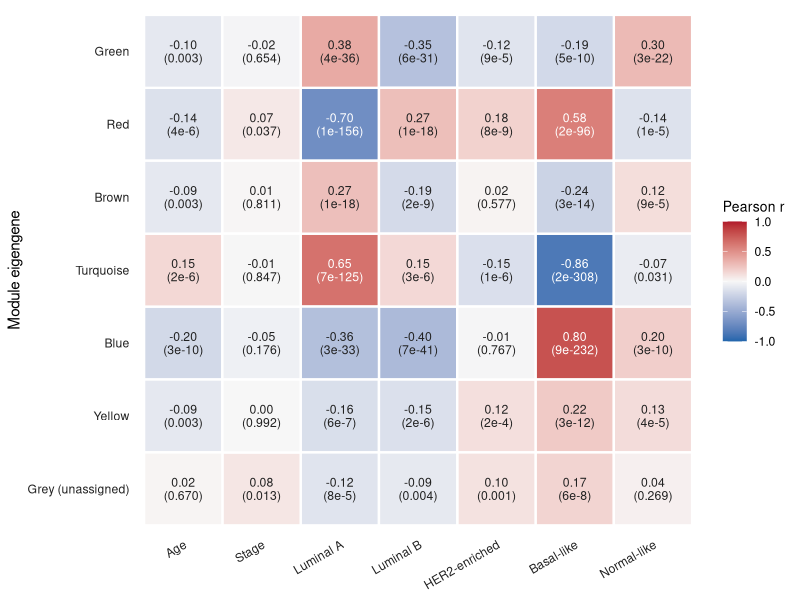
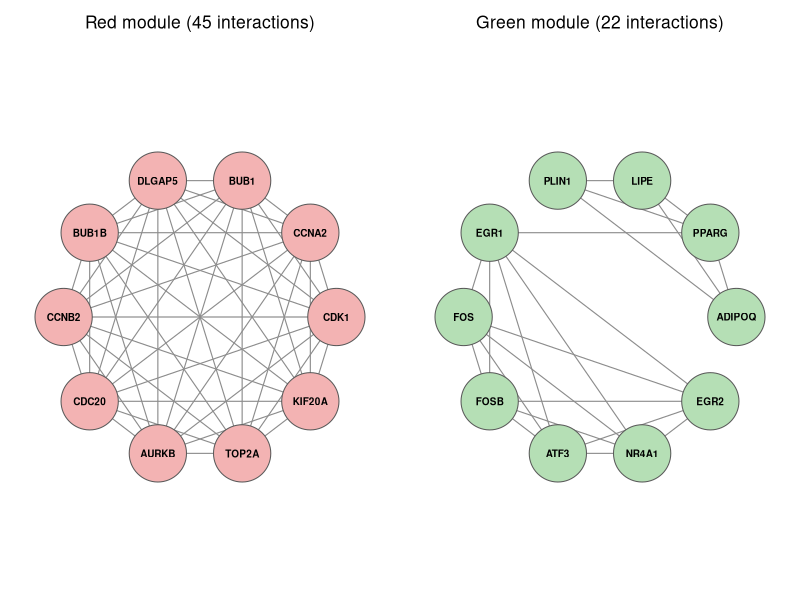
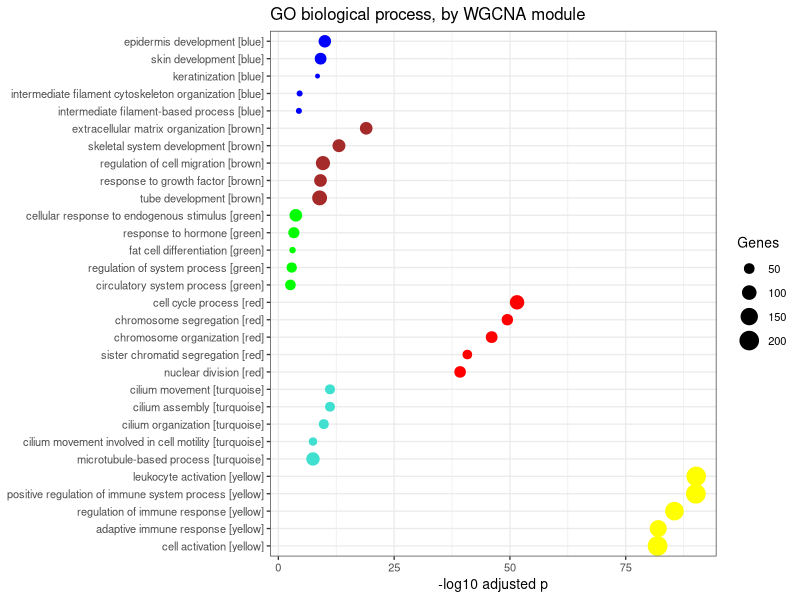
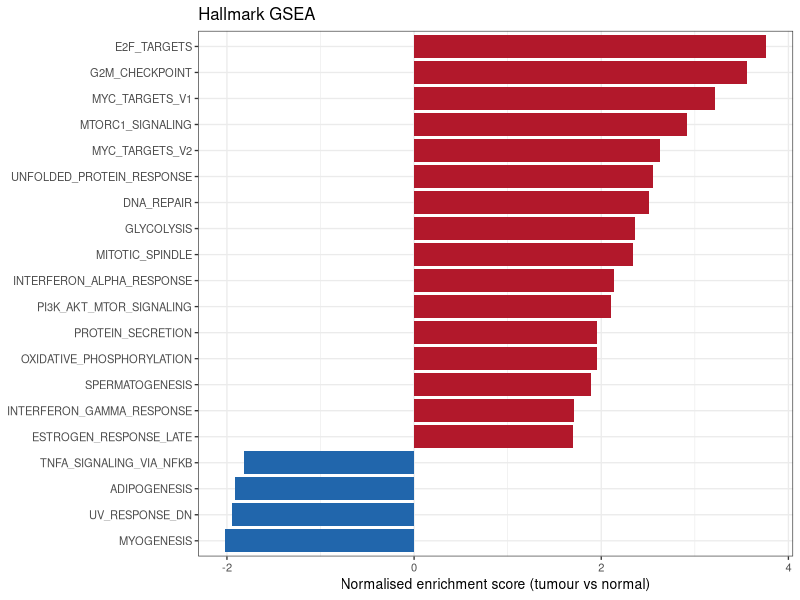
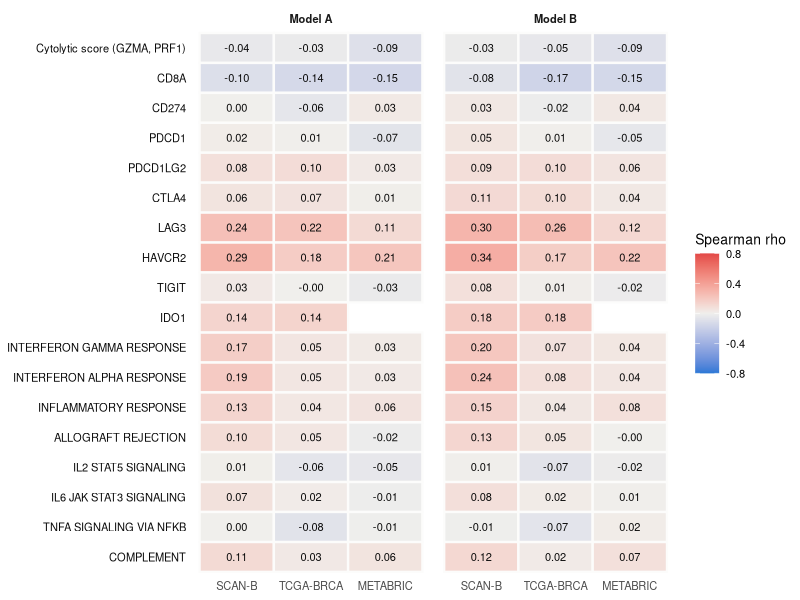
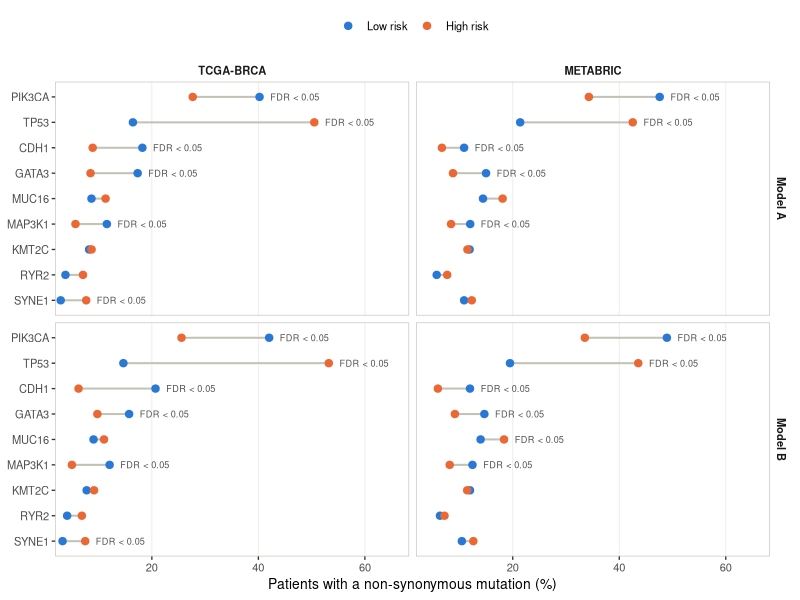
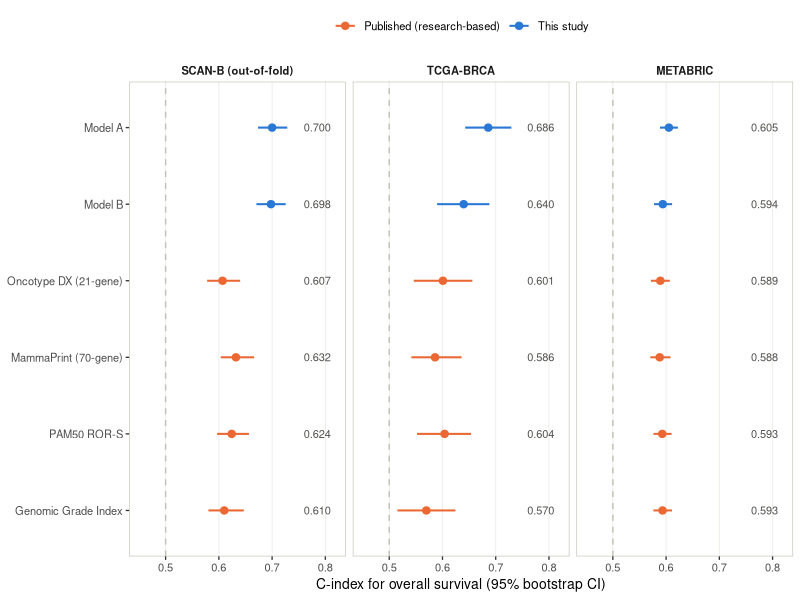

Here is the R script that generated these plots, in order:
# 21_final_figures.R
# Draws manuscript figures at 600 dpi from saved result tables. No analysis is repeated, so every
# number shown is exactly the one in the result table.
#   Figure 5:  module-trait correlation heatmap (results/wgcna_module_trait.csv, from 08_wgcna.R)
#   Figure 6:  STRING networks of the hub genes  (results/string_hub_genes.csv, string_edges.csv, from 10_string_hubs.R)
#   Figure 7:  GO dot plot                       (results/enrichment_go_bp.csv, from 11_enrichment.R)
#   Figure 8:  Hallmark GSEA bar plot             (results/enrichment_gsea_hallmark.csv, from 11_enrichment.R)
#   Figure 12: immune heatmap                     (results/immune_association.csv, from 16_immune_association.R)
#   Figure 13: mutation dot plot                  (results/mutation_association.csv, from 18_mutation_association.R)
#   Figure 14: published-signature forest plot    (results/published_signature_comparison.csv, from 20_published_and_random_benchmark.R)
# Figures 7, 8, 12, 13 and 14 use the same plotting code as the scripts named above, which run online
# queries (KEGG) or long resampling, so they are redrawn here from the saved tables rather than by rerunning.
# Run from the project root with the brca_modules environment:
#   Rscript scripts/21_final_figures.R

suppressPackageStartupMessages({ library(ggplot2); library(igraph) })
dir.create("figures", showWarnings = FALSE)
DPI <- 600

## Figure 5: module-trait correlations
mt <- read.csv("results/wgcna_module_trait.csv")
mod_order <- c("green", "red", "brown", "turquoise", "blue", "yellow", "grey")
mod_lab <- setNames(c("Green", "Red", "Brown", "Turquoise", "Blue", "Yellow", "Grey (unassigned)"), mod_order)
trait_lab <- c(Age = "Age", Stage = "Stage", LumA = "Luminal A", LumB = "Luminal B", Her2 = "HER2-enriched",
               Basal = "Basal-like", Normal_like = "Normal-like")
stopifnot(setequal(mt$module, mod_order), setequal(mt$trait, names(trait_lab)))
fmt_fdr <- function(q) ifelse(q < 0.001, sub("e-0?", "e-", sprintf("%.0e", q)), sprintf("%.3f", q))
mt$Module <- factor(mod_lab[mt$module], levels = rev(mod_lab))
mt$Trait  <- factor(trait_lab[mt$trait], levels = trait_lab)
mt$label  <- sprintf("%.2f\n(%s)", mt$cor, fmt_fdr(mt$FDR))
g <- ggplot(mt, aes(Trait, Module, fill = cor)) +
  geom_tile(colour = "white", linewidth = 0.8) +
  geom_text(aes(label = label, colour = abs(cor) > 0.55), size = 3.1, lineheight = 0.9, show.legend = FALSE) +
  scale_colour_manual(values = c(`TRUE` = "white", `FALSE` = "#222222")) +
  scale_fill_gradient2(low = "#2166ac", mid = "#f7f7f7", high = "#b2182b", midpoint = 0, limits = c(-1, 1),
                       name = "Pearson r") +
  labs(x = NULL, y = "Module eigengene") +
  theme_minimal(base_size = 11) +
  theme(panel.grid = element_blank(), axis.text.x = element_text(angle = 30, hjust = 1, colour = "#222222"),
        axis.text.y = element_text(colour = "#222222"), legend.title = element_text(size = 10))
ggsave("figures/fig_module_trait.png", g, width = 7.2, height = 5.2, dpi = DPI, bg = "white")

## Figure 6: STRING interactions among the hub genes
nodes <- read.csv("results/string_hub_genes.csv")
edges <- read.csv("results/string_edges.csv")
fill <- c(red = "#f3b3b3", green = "#b5dfb5")
png("figures/fig_string_hubs.png", width = 7.2, height = 3.7, units = "in", res = DPI)
par(mfrow = c(1, 2), mar = c(0.5, 0.5, 2.2, 0.5))
for (m in c("red", "green")) {
  hubs <- nodes$symbol[nodes$module == m & nodes$hub]
  e <- edges[edges$module == m & edges$from %in% hubs & edges$to %in% hubs, c("from", "to")]
  gr <- graph_from_data_frame(e, directed = FALSE, vertices = data.frame(name = hubs))
  plot(gr, layout = layout_in_circle(gr), vertex.size = 42, vertex.color = fill[[m]], vertex.frame.color = "grey35",
       vertex.label.color = "black", vertex.label.cex = 0.6, vertex.label.family = "sans", vertex.label.font = 2,
       edge.color = "grey55", edge.width = 1.1, margin = 0.08)
  title(sprintf("%s module (%d interactions)", tools::toTitleCase(m), nrow(e)), cex.main = 1.05, font.main = 1)
}
invisible(dev.off())

## Figure 7: GO biological process terms per module (plotting code as in 11_enrichment.R)
genes <- read.csv("results/wgcna_gene_modules.csv")
modules <- setdiff(sort(unique(genes$module)), "grey")
go <- read.csv("results/enrichment_go_bp.csv")
top_terms <- function(d, n) do.call(rbind, lapply(split(d, d$module), function(x) head(x[order(x$p.adjust), ], n)))
p <- top_terms(go, 5)
p$Description <- substr(p$Description, 1, 55)
p$label <- factor(paste0(p$Description, " [", p$module, "]"), levels = rev(unique(paste0(p$Description, " [", p$module, "]"))))
g <- ggplot(p, aes(-log10(p.adjust), label, size = Count, colour = module)) + geom_point() +
  scale_colour_manual(values = setNames(modules, modules), guide = "none") +
  labs(x = "-log10 adjusted p", y = NULL, size = "Genes", title = "GO biological process, by WGCNA module") +
  theme_bw(base_size = 10)
ggsave("figures/enrichment_go_modules.png", g, width = 9, height = 7, dpi = DPI)

## Figure 8: Hallmark GSEA (plotting code as in 11_enrichment.R)
gd <- read.csv("results/enrichment_gsea_hallmark.csv")
gd <- gd[order(gd$p.adjust), ]
s <- head(gd[gd$p.adjust < 0.05, ], 20)
s$ID <- factor(sub("HALLMARK_", "", s$ID), levels = sub("HALLMARK_", "", s$ID[order(s$NES)]))
g2 <- ggplot(s, aes(NES, ID, fill = NES > 0)) + geom_col() +
  scale_fill_manual(values = c(`TRUE` = "#b2182b", `FALSE` = "#2166ac"), guide = "none") +
  labs(x = "Normalised enrichment score (tumour vs normal)", y = NULL, title = "Hallmark GSEA") + theme_bw(base_size = 10)
ggsave("figures/enrichment_gsea_hallmark.png", g2, width = 8, height = 6, dpi = DPI)

## Figure 12: immune features (plotting code as in 16_immune_association.R)
SETS <- paste0("HALLMARK_", c("INTERFERON_GAMMA_RESPONSE", "INTERFERON_ALPHA_RESPONSE", "INFLAMMATORY_RESPONSE", "ALLOGRAFT_REJECTION",
                              "IL2_STAT5_SIGNALING", "IL6_JAK_STAT3_SIGNALING", "TNFA_SIGNALING_VIA_NFKB", "COMPLEMENT"))
CHECK <- c("CD274", "PDCD1", "PDCD1LG2", "CTLA4", "LAG3", "HAVCR2", "TIGIT", "IDO1")
res <- read.csv("results/immune_association.csv")
pretty <- function(x) { x <- gsub("_", " ", x); x <- sub("Cytolytic score", "Cytolytic score (GZMA, PRF1)", x); x }
order_f <- c("Cytolytic_score", "CD8A", CHECK, sub("HALLMARK_", "", SETS))
stopifnot(all(res$feature %in% order_f))
res$feature_lab <- factor(pretty(res$feature), levels = rev(pretty(order_f)))
res$cohort <- factor(res$cohort, levels = c("SCAN-B", "TCGA-BRCA", "METABRIC"))
res$panel <- paste("Model", res$model)
g <- ggplot(res, aes(cohort, feature_lab, fill = rho)) + geom_tile(colour = "#fcfcfb", linewidth = 0.8) +
  geom_text(aes(label = sprintf("%.2f", rho)), size = 2.8, colour = "#0b0b0b") + facet_wrap(~ panel) +
  scale_fill_gradient2(low = "#2a78d6", mid = "#f0efec", high = "#e34948", midpoint = 0, limits = c(-0.8, 0.8), oob = scales::squish, name = "Spearman rho") +
  labs(x = NULL, y = NULL) + theme_minimal(base_size = 10) +
  theme(panel.grid = element_blank(), strip.text = element_text(face = "bold"), axis.text.y = element_text(colour = "#0b0b0b"))
ggsave("figures/immune_association_heatmap.png", g, width = 8, height = 5.6, dpi = DPI, bg = "white")

## Figure 13: mutation frequency by risk group (plotting code as in 18_mutation_association.R)
res <- read.csv("results/mutation_association.csv")
common <- Reduce(intersect, split(res$gene, res$cohort))
p <- res[res$gene %in% common, ]
ord <- p[p$cohort == "TCGA-BRCA" & p$model == "A", ]; ord <- ord$gene[order((ord$mutated_low_pct + ord$mutated_high_pct) / 2)]
p$gene <- factor(p$gene, levels = ord); p$cohort <- factor(p$cohort, levels = c("TCGA-BRCA", "METABRIC")); p$model <- paste("Model", p$model)
long <- rbind(data.frame(p[, c("cohort", "model", "gene")], pct = p$mutated_low_pct, Group = "Low risk"),
              data.frame(p[, c("cohort", "model", "gene")], pct = p$mutated_high_pct, Group = "High risk"))
long$Group <- factor(long$Group, levels = c("Low risk", "High risk"))
p$label <- ifelse(p$FDR < 0.05, "FDR < 0.05", ""); p$xpos <- pmax(p$mutated_low_pct, p$mutated_high_pct) + 2
g <- ggplot(p, aes(y = gene)) + geom_segment(aes(x = mutated_low_pct, xend = mutated_high_pct, yend = gene), colour = "#c3c2b7", linewidth = 0.7) +
  geom_point(data = long, aes(pct, gene, colour = Group), size = 2.2) +
  geom_text(aes(x = xpos, label = label), hjust = 0, size = 2.3, colour = "#52514e") + facet_grid(model ~ cohort) +
  scale_colour_manual(values = c(`Low risk` = "#2a78d6", `High risk` = "#eb6834"), name = NULL) + scale_x_continuous(expand = expansion(mult = c(0.02, 0.25))) +
  labs(x = "Patients with a non-synonymous mutation (%)", y = NULL) + theme_bw(base_size = 10) +
  theme(panel.grid.minor = element_blank(), panel.grid.major.y = element_blank(), panel.grid.major.x = element_line(colour = "#ecebe7", linewidth = 0.3),
        strip.background = element_blank(), strip.text = element_text(face = "bold"), legend.position = "top", panel.border = element_rect(colour = "#c3c2b7"))
ggsave("figures/mutation_by_risk.png", g, width = 7.5, height = 5 + 0.08 * length(common), dpi = DPI, bg = "white")

## Figure 14: C-index of the models and published signatures (plotting code as in 20_published_and_random_benchmark.R)
res <- read.csv("results/published_signature_comparison.csv")
f <- res[!is.na(res$c_index), ]
f$cohort <- factor(f$cohort, levels = c("SCAN-B (out-of-fold)", "TCGA-BRCA", "METABRIC"))
f$signature <- factor(f$signature, levels = rev(c("Model A", "Model B", "Oncotype DX (21-gene)", "MammaPrint (70-gene)", "PAM50 ROR-S", "Genomic Grade Index")))
f$Group <- ifelse(grepl("^Model", f$signature), "This study", "Published (research-based)")
g <- ggplot(f, aes(c_index, signature, colour = Group)) + geom_vline(xintercept = 0.5, linetype = 2, colour = "#c3c2b7") +
  geom_segment(aes(x = c_low, xend = c_high, yend = signature), linewidth = 0.7) + geom_point(size = 2.2) +
  geom_text(aes(x = 0.81, label = sprintf("%.3f", c_index)), colour = "#52514e", size = 2.8, hjust = 1, show.legend = FALSE) +
  facet_wrap(~ cohort) + scale_colour_manual(values = c(`This study` = "#2a78d6", `Published (research-based)` = "#eb6834"), name = NULL) +
  scale_x_continuous(limits = c(0.45, 0.82), breaks = c(0.5, 0.6, 0.7, 0.8)) + labs(x = "C-index for overall survival (95% bootstrap CI)", y = NULL) + theme_bw(base_size = 10) +
  theme(panel.grid.minor = element_blank(), panel.grid.major.y = element_blank(), panel.grid.major.x = element_line(colour = "#ecebe7", linewidth = 0.3),
        strip.background = element_blank(), strip.text = element_text(face = "bold"), legend.position = "top", panel.border = element_rect(colour = "#c3c2b7"))
ggsave("figures/published_signature_forest.png", g, width = 8, height = 3.3, dpi = DPI, bg = "white")

cat("Saved at", DPI, "dpi: figures/fig_module_trait.png, fig_string_hubs.png, enrichment_go_modules.png, enrichment_gsea_hallmark.png,",
    "immune_association_heatmap.png, mutation_by_risk.png, published_signature_forest.png\n")
